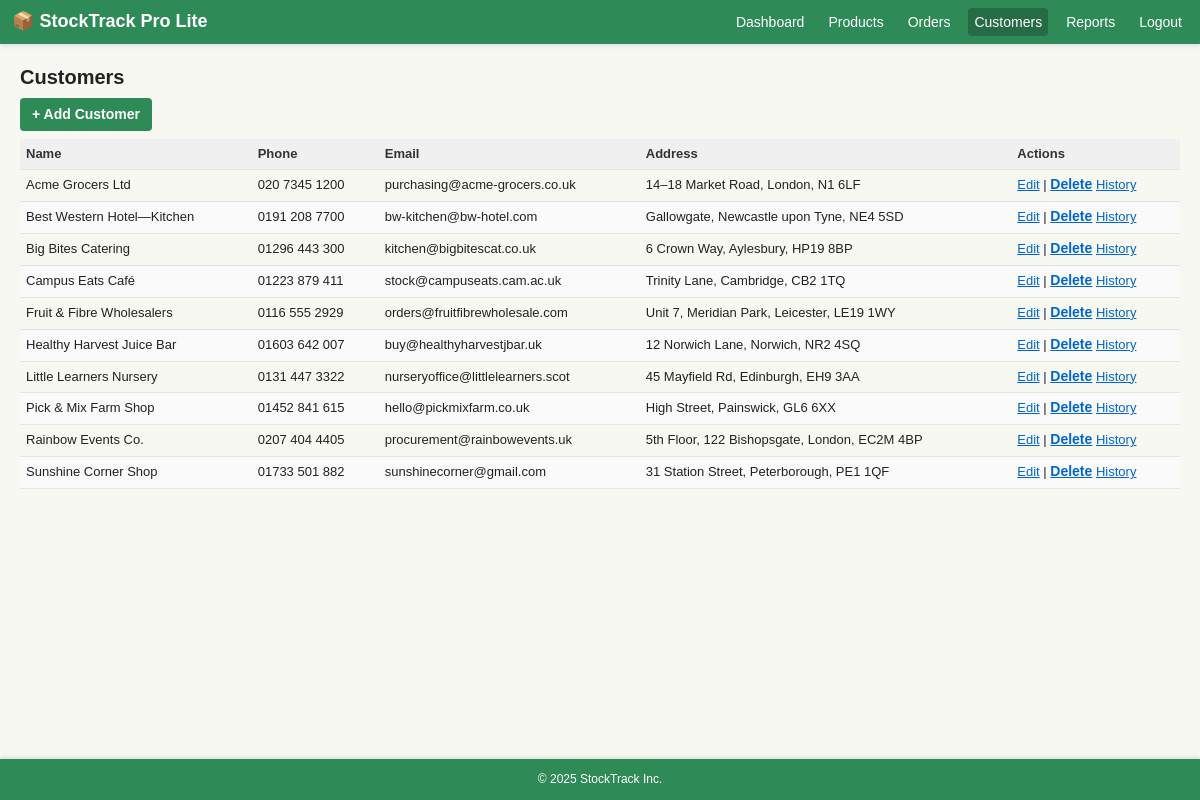
The page /StockTrackProLite/customers.php (signed in) on the database its author committed.
### tables this page shows
CREATE TABLE `customers` (
  `id` int(11) NOT NULL,
  `name` varchar(100) NOT NULL,
  `phone` varchar(30) DEFAULT NULL,
  `email` varchar(100) DEFAULT NULL,
  `address` mediumtext DEFAULT NULL
);

### config/database.php (called while the page is built)
<?php
return array(
    'host' => getenv('DB_HOST') ?: '127.0.0.1',
    'port' => getenv('DB_PORT') ?: '3306',
    'database' => getenv('DB_NAME') ?: 'stocktrackpro',
    'username' => getenv('DB_USER') ?: 'root',
    'password' => getenv('DB_PASS') ?: '',
    'charset' => getenv('DB_CHARSET') ?: 'utf8mb4'
);

### includes/database.php (called while the page is built, shortened)
<?php
class Database
{
    private static $pdo;
    private static $config;
    private static function config()
    {
        if (self::$config === null) {
            $base = require dirname(__DIR__) . '/config/database.php';
            $overridePath = dirname(__DIR__) . '/config/database.local.php';
            self::$config = $base;
        }
        return self::$config;
    }
    public static function connection()
    {
        if (!self::$pdo) {
            $config = self::config();
            $dsn = sprintf(
                'mysql:host=%s;port=%s;dbname=%s;charset=%s',
                $config['host'],
                $config['port'],
                $config['database'],
                $config['charset']
            );
            $options = array(
                PDO::ATTR_ERRMODE => PDO::ERRMODE_EXCEPTION,
                PDO::ATTR_DEFAULT_FETCH_MODE => PDO::FETCH_ASSOC,
                PDO::ATTR_EMULATE_PREPARES => false
            );
            self::$pdo = new PDO($dsn, $config['username'], $config['password'], $options);
        }
        return self::$pdo;
    }
    public static function query($sql, $params = array())
    {
        $stmt = self::connection()->prepare($sql);
        $stmt->execute($params);
        return $stmt;
    }
}

### StockTrackProLite/customers.php (the view, shortened to what this page needs)
<?php
require_once dirname(__DIR__) . '/includes/database.php';
include 'includes/header.php';
$customers = Database::query(
    "SELECT id, name, phone, email, address
     FROM customers
     ORDER BY name ASC"
)->fetchAll();
?>
<h2>Customers</h2>
<p>
    <a href="customer_add.php" class="btn">+ Add Customer</a>
</p>
<table>
    <thead>
        <tr>
            <th>Name</th>
            <th>Phone</th>
            <th>Email</th>
            <th class="wide">Address</th>
            <th>Actions</th>
        </tr>
    </thead>
    <tbody>
<?php if ($customers): ?>
    <?php foreach ($customers as $row): ?>
        <tr>
            <td><?php echo htmlspecialchars($row['name']); ?></td>
            <td><?php echo htmlspecialchars($row['phone']); ?></td>
            <td><?php echo htmlspecialchars($row['email']); ?></td>
            <td><?php echo nl2br(htmlspecialchars($row['address'])); ?></td>
            <td>
                     <a class="action-link" href="customer_edit.php?id=<?php echo $row['id']; ?>">Edit</a> |
                     <form action="customer_delete.php" method="post" style="display:inline" onsubmit="return confirm('Delete this customer?');">
                         <button type="submit" style="background:none;border:none;color:#06c;padding:0;cursor:pointer;text-decoration:underline;">Delete</button>
                     </form>
                <a class="action-link" href="customer_view.php?id=<?php echo $row['id']; ?>">History</a>
            </td>
        </tr>
    <?php endforeach; ?>
<?php else: ?>
        <tr><td colspan="5">No customers found.</td></tr>
<?php endif; ?>
    </tbody>
</table>
<?php include 'includes/footer.php'; ?>

### StockTrackProLite/assets/style.css (style rules this page uses)
* { box-sizing: border-box; }
html { height: 100%; }
body { height: 100%; margin: 0; padding: 0; background: #f8f8f3; color: #222; font: 14px/1.45 Arial, Helvetica, sans-serif; display: flex; flex-direction: column; }
:root { --primary: #2e8b57; --primary-dark: #256b44; --bg-light: #f8f8f3; --border: #e5e5e5; --bg-row-alt: #fafafa; --bg-notice: #e8f5e9; --notice-accent: #1b5e20; --text-muted: #666; --spacing-xs: 4px; --spacing-sm: 6px; --spacing-md: 8px; --spacing-lg: 12px; --spacing-xl: 20px; --radius: 4px; }
h1, h2, h3, h4, h5, h6 { margin: 0 0 8px 0; font-weight: 700; line-height: 1.3; }
h2 { font-size: 20px; }
p { margin: 0 0 8px 0; }
a { color: #222; text-decoration: none; }
table { width: 100%; border-collapse: collapse; margin-bottom: var(--spacing-lg); font-size: 13px; }
th, td { padding: var(--spacing-sm) var(--spacing-sm); border-bottom: 1px solid var(--border); text-align: left; }
th { background: #f0f0f0; font-weight: 700; color: #333; }
tr:nth-child(even) { background: var(--bg-row-alt); }
input[type="submit"], button, .btn { background: var(--primary); color: #fff; border: none; padding: var(--spacing-sm) var(--spacing-lg); border-radius: var(--radius); cursor: pointer; font-weight: 700; font-size: 14px; transition: background 0.2s ease; }
.btn { display: inline-block; padding: var(--spacing-sm) var(--spacing-lg); text-decoration: none; }
.action-link { background: none; border: none; color: #06c; padding: 0; cursor: pointer; text-decoration: underline; font: inherit; }

### rows shown on the page
customers: name "Acme Grocers Ltd", phone "020 7345 1200", email "purchasing@acme-grocers.co.uk", address "14–18 Market Road, London, N1 6LF"
customers: name "Best Western Hotel—Kitchen", phone "0191 208 7700", email "bw-kitchen@bw-hotel.com", address "Gallowgate, Newcastle upon Tyne, NE4 5SD"
customers: name "Big Bites Catering", phone "01296 443 300", email "kitchen@bigbitescat.co.uk", address "6 Crown Way, Aylesbury, HP19 8BP"
customers: name "Campus Eats Café", phone "01223 879 411", email "stock@campuseats.cam.ac.uk", address "Trinity Lane, Cambridge, CB2 1TQ"
customers: name "Fruit & Fibre Wholesalers", phone "0116 555 2929", email "orders@fruitfibrewholesale.com", address "Unit 7, Meridian Park, Leicester, LE19 1WY"
customers: name "Healthy Harvest Juice Bar", phone "01603 642 007", email "buy@healthyharvestjbar.uk", address "12 Norwich Lane, Norwich, NR2 4SQ"
customers: name "Little Learners Nursery", phone "0131 447 3322", email "nurseryoffice@littlelearners.scot", address "45 Mayfield Rd, Edinburgh, EH9 3AA"
customers: name "Pick & Mix Farm Shop", phone "01452 841 615", email "hello@pickmixfarm.co.uk", address "High Street, Painswick, GL6 6XX"
customers: name "Rainbow Events Co.", phone "0207 404 4405", email "procurement@rainbowevents.uk", address "5th Floor, 122 Bishopsgate, London, EC2M 4BP"
customers: name "Sunshine Corner Shop", phone "01733 501 882", email "sunshinecorner@gmail.com", address "31 Station Street, Peterborough, PE1 1QF"
